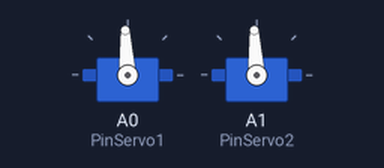
This sketch was run on a simulated Arduino Uno, built with avr-gcc and run on an emulated ATmega328P. Shown: 2 × servo. What the sketch prints to the serial monitor is not drawn.

Above: at 0.05 s.
At 0.65 s:
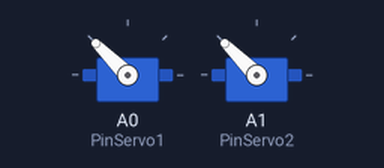
At 1.25 s:
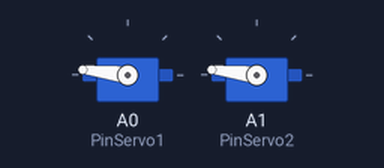
At 2.5 s:
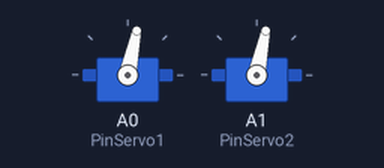
Timing chart, 0 to 6.2 s (numbered marks = the images above):
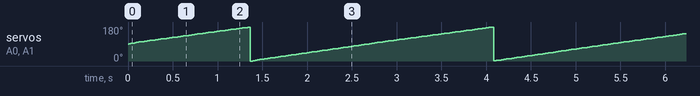

The sketch:

ServerByTimer.ino
```cpp
#include <Servo.h>

Servo servo1;
Servo servo2;

static int PinServo1 = A0;
static int PinServo2 = A1;

int Rot1 = 90;
int Rot2 = 90;

void setup() {
  servo1.attach(PinServo1);
  servo2.attach(PinServo2);

  servo1.write(90);
  servo2.write(90);

  Serial.begin(9600);
  Serial.println("setup done.");
}

void loop() {
  servo1.write(Rot1);
  servo2.write(Rot1);

  Rot1 += 1;

  if (Rot1 > 180) Rot1 = 0;
  if (Rot1 < 0) Rot1 = 180;

  Serial.print("1: ");
  Serial.print(Rot1);
  Serial.print(", 2: ");
  Serial.println(Rot2);

  delay(10);
}
```

Measured:
- by itself, servo on A0 (PinServo1), servo on A1 (PinServo2): ramps from 0° to 180° and jumps back, once every 2.7 s
